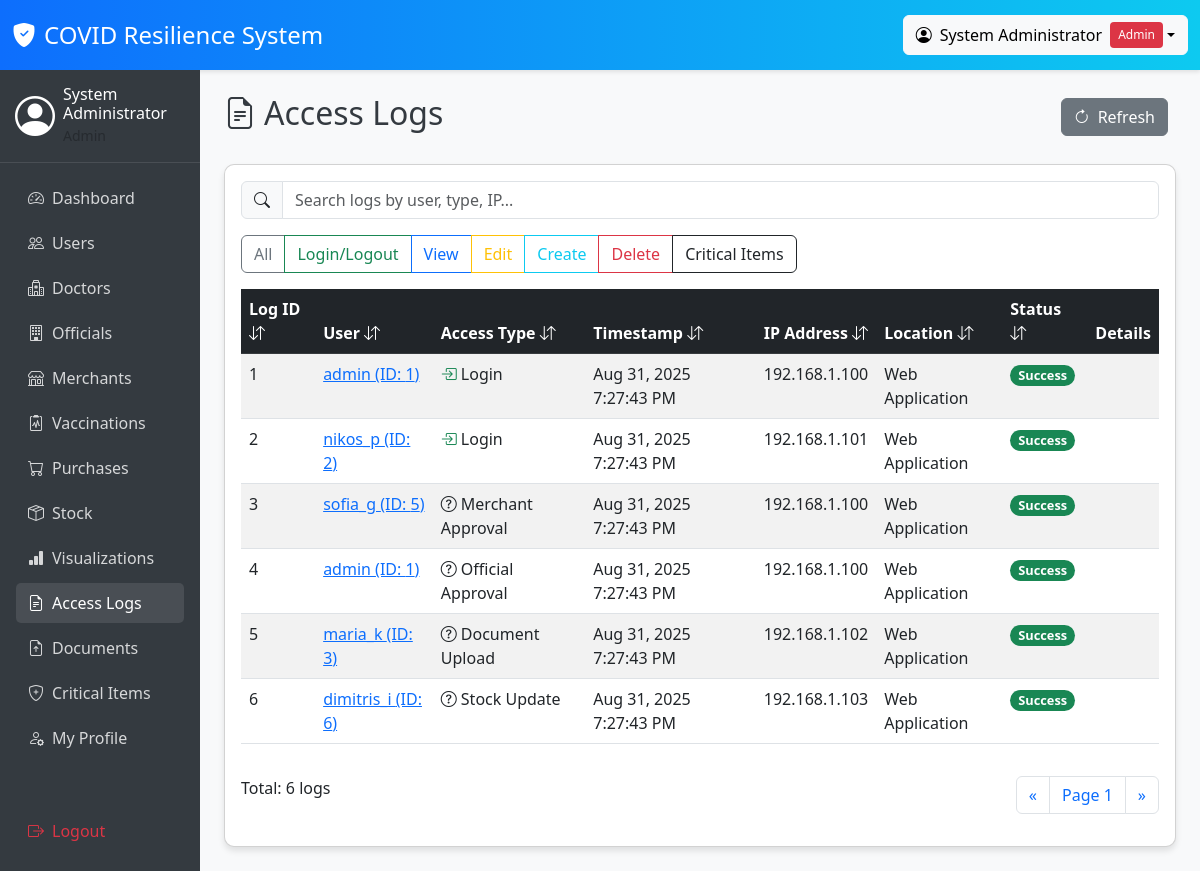
The page /access_logs.php (signed in) on the database its author committed.
### tables this page shows
CREATE TABLE access_logs (
    log_id INT AUTO_INCREMENT PRIMARY KEY,
    user_id INT,
    access_type VARCHAR(100) NOT NULL,
    ip_address VARCHAR(45),
    location VARCHAR(100),
    timestamp TIMESTAMP DEFAULT CURRENT_TIMESTAMP,
    success BOOLEAN DEFAULT TRUE,
    additional_info TEXT,
    FOREIGN KEY (user_id) REFERENCES users(user_id) ON DELETE SET NULL ON UPDATE CASCADE,
    INDEX idx_user_id (user_id),
    INDEX idx_timestamp (timestamp),
    INDEX idx_access_type (access_type),
    INDEX idx_success (success)
);

CREATE TABLE users (
    user_id INT AUTO_INCREMENT PRIMARY KEY,
    prs_id VARCHAR(20) UNIQUE NOT NULL,
    full_name VARCHAR(100) NOT NULL,
    national_id VARCHAR(20) UNIQUE NOT NULL,
    dob DATE NOT NULL,
    role ENUM('Admin', 'Official', 'Merchant', 'Citizen', 'Doctor') NOT NULL,
    username VARCHAR(50) UNIQUE NOT NULL,
    password VARCHAR(255) NOT NULL,
    email VARCHAR(100),
    city VARCHAR(50),
    created_at TIMESTAMP DEFAULT CURRENT_TIMESTAMP,
    updated_at TIMESTAMP DEFAULT CURRENT_TIMESTAMP ON UPDATE CURRENT_TIMESTAMP,
    INDEX idx_username (username),
    INDEX idx_prs_id (prs_id),
    INDEX idx_role (role),
    INDEX idx_national_id (national_id)
);

### access_logs.php (the view, shortened to what this page needs)
<?php
require_once 'config.php';
$userIdFilter = isset($_GET['user_id']) ? (int)$_GET['user_id'] : 0;
try {
    $pdo = getDBConnection();
    if ($userIdFilter > 0) {
        $query = "SELECT l.*, u.username
                 FROM access_logs l
                 LEFT JOIN users u ON l.user_id = u.user_id
                 WHERE l.user_id = :user_id
                 ORDER BY l.timestamp DESC";
        $stmt = $pdo->prepare($query);
        $stmt->bindParam(':user_id', $userIdFilter, PDO::PARAM_INT);
    } else {
        $query = "SELECT l.*, u.username
                 FROM access_logs l
                 LEFT JOIN users u ON l.user_id = u.user_id
                 ORDER BY l.timestamp DESC
                 LIMIT 1000";
        $stmt = $pdo->prepare($query);
    }
    $stmt->execute();
    $logs = $stmt->fetchAll(PDO::FETCH_ASSOC);
} catch (PDOException $e) {
    $error_message = "Error fetching logs: " . $e->getMessage();
    $logs = [];
}
?>
<!DOCTYPE html>
<html lang="en">
<head>
    <link rel="stylesheet" href="https://cdn.jsdelivr.net/npm/bootstrap@5.3.0/dist/css/bootstrap.min.css">
    <link rel="stylesheet" href="https://cdn.jsdelivr.net/npm/bootstrap-icons@1.10.0/font/bootstrap-icons.css">
</head>
<body>
    <div class="top-bar">
        <div class="container-fluid">
            <div class="row align-items-center">
                <div class="col">
                    <h4 class="mb-0 d-flex align-items-center">
                        <i class="bi bi-shield-fill-check me-2"></i>
                        COVID Resilience System
                    </h4>
                </div>
                <div class="col-auto">
                    <div class="dropdown">
                        <button class="btn btn-light dropdown-toggle d-flex align-items-center" type="button" id="userDropdown" data-bs-toggle="dropdown" aria-expanded="false">
                            <i class="bi bi-person-circle me-2"></i>
                            <?php echo htmlspecialchars($_SESSION['full_name'] ?? $_SESSION['username']); ?>
                            <span class="role-badge role-<?php echo strtolower($_SESSION['role']); ?>"><?php echo $_SESSION['role']; ?></span>
                        </button>
                    </div>
                </div>
            </div>
        </div>
    </div>
    <div class="container-fluid">
        <div class="row">
            <div class="col-md-2 sidebar p-0">
                <div class="user-profile">
                    <div class="d-flex align-items-center">
                        <i class="bi bi-person-circle fs-1 me-2"></i>
                        <div>
                            <h6 class="mb-0"><?php echo htmlspecialchars($_SESSION['full_name'] ?? $_SESSION['username']); ?></h6>
                            <small class="text-muted"><?php echo htmlspecialchars($_SESSION['role']); ?></small>
                        </div>
                    </div>
                </div>
                <ul class="nav flex-column px-3">
                    <li class="nav-item">
                        <a class="nav-link" href="dashboard.php">
                            <i class="bi bi-speedometer2 me-2"></i>Dashboard
                        </a>
                    </li>
                    <li class="nav-item">
                        <a class="nav-link" href="users.php">
                            <i class="bi bi-people me-2"></i>Users
                        </a>
                    </li>
                    <li class="nav-item">
                        <a class="nav-link" href="doctors.php">
                            <i class="bi bi-hospital me-2"></i>Doctors
                        </a>
                    </li>
                    <li class="nav-item">
                        <a class="nav-link" href="government_officials.php">
                            <i class="bi bi-building me-2"></i>Officials
                        </a>
                    </li>
                    <li class="nav-item">
                        <a class="nav-link" href="merchants.php">
                            <i class="bi bi-shop me-2"></i>Merchants
                        </a>
                    </li>
                    <li class="nav-item">
                        <a class="nav-link" href="vaccination_records.php">
                            <i class="bi bi-clipboard2-pulse me-2"></i>Vaccinations
                        </a>
                    </li>
                    <li class="nav-item">
                        <a class="nav-link" href="purchases.php">
                            <i class="bi bi-cart me-2"></i>Purchases
                        </a>
                    </li>
                    <li class="nav-item">
                        <a class="nav-link" href="stock.php">
                            <i class="bi bi-box-seam me-2"></i>Stock
                        </a>
                    </li>
                    <li class="nav-item">
                        <a class="nav-link" href="visualization_dashboard.php">
                            <i class="bi bi-bar-chart-fill me-2"></i>Visualizations
                        </a>
                    </li>
                    <li class="nav-item">
                        <a class="nav-link active" href="access_logs.php">
                            <i class="bi bi-file-earmark-text me-2"></i>Access Logs
                        </a>
                    </li>
                    <li class="nav-item">
                        <a class="nav-link" href="document_upload.php">
                            <i class="bi bi-file-earmark-arrow-up me-2"></i>Documents
                        </a>
                    </li>
                    <li class="nav-item">
                        <a class="nav-link" href="critical_items.php">
                            <i class="bi bi-shield-plus me-2"></i>Critical Items
                        </a>
                    </li>
                    <li class="nav-item">
                        <a class="nav-link" href="profile.php">
                            <i class="bi bi-person-gear me-2"></i>My Profile
                        </a>
                    </li>
                    <li class="nav-item mt-5">
                        <a class="nav-link text-danger" href="logout.php">
                            <i class="bi bi-box-arrow-right me-2"></i>Logout
                        </a>
                    </li>
                </ul>
            </div>
            <div class="col-md-10 p-4">
                <div class="d-flex justify-content-between align-items-center mb-4">
                    <div>
                        <h2>
                            <i class="bi bi-file-earmark-text me-2"></i>Access Logs
                        </h2>
                    </div>
                    <div>
                        <button type="button" class="btn btn-secondary me-2" onclick="window.location.reload();">
                            <i class="bi bi-arrow-clockwise me-2"></i>Refresh
                        </button>
                    </div>
                </div>
                <div class="card">
                    <div class="card-body">
                        <div class="input-group mb-3">
                            <span class="input-group-text"><i class="bi bi-search"></i></span>
                            <input type="text" id="searchInput" class="form-control" placeholder="Search logs by user, type, IP..." oninput="filterTable()">
                        </div>
                        <div class="mb-3">
                            <div class="btn-group" role="group">
                                <button type="button" class="btn btn-outline-secondary" onclick="filterAccessType('all')">All</button>
                                <button type="button" class="btn btn-outline-success" onclick="filterAccessType('login')">Login/Logout</button>
                                <button type="button" class="btn btn-outline-primary" onclick="filterAccessType('view')">View</button>
                                <button type="button" class="btn btn-outline-warning" onclick="filterAccessType('edit')">Edit</button>
                                <button type="button" class="btn btn-outline-info" onclick="filterAccessType('create')">Create</button>
                                <button type="button" class="btn btn-outline-danger" onclick="filterAccessType('delete')">Delete</button>
                                <button type="button" class="btn btn-outline-dark" onclick="filterAccessType('critical')">Critical Items</button>
                            </div>
                        </div>
                        <div class="table-responsive">
                            <table id="logsTable" class="table table-striped table-hover">
                                <thead class="table-dark">
                                    <tr>
                                        <th onclick="sortTable(0)">Log ID <i class="bi bi-arrow-down-up"></i></th>
                                        <th onclick="sortTable(1)">User <i class="bi bi-arrow-down-up"></i></th>
                                        <th onclick="sortTable(2)">Access Type <i class="bi bi-arrow-down-up"></i></th>
                                        <th onclick="sortTable(3)">Timestamp <i class="bi bi-arrow-down-up"></i></th>
                                        <th onclick="sortTable(4)">IP Address <i class="bi bi-arrow-down-up"></i></th>
                                        <th onclick="sortTable(5)">Location <i class="bi bi-arrow-down-up"></i></th>
                                        <th onclick="sortTable(6)">Status <i class="bi bi-arrow-down-up"></i></th>
                                        <th>Details</th>
                                    </tr>
                                </thead>
                                <tbody>
                                    <?php if (empty($logs)): ?>
                                    <tr><td colspan="8" class="text-center">No logs found</td></tr>
                                    <?php else: ?>
                                    <?php foreach ($logs as $log): ?>
                                    <tr data-access-type="<?php echo strtolower($log['access_type'] ?? ''); ?>">
                                        <td><?php echo htmlspecialchars($log['log_id'] ?? 'N/A'); ?></td>
                                        <td>
                                            <?php if (!empty($log['user_id'])): ?>
                                                <a href="access_logs.php?user_id=<?php echo $log['user_id']; ?>" title="Filter by this user">
                                                    <?php echo htmlspecialchars($log['username'] ?? 'Unknown'); ?> (ID: <?php echo $log['user_id']; ?>)
                                                </a>
                                            <?php else: ?>
                                                Anonymous
                                            <?php endif; ?>
                                        </td>
                                        <td>
                                            <?php
                                            $accessTypeIcon = '';
                                            $isCriticalItem = false;
                                            switch ($log['access_type'] ?? '') {
                                                case 'Login':
                                                    $accessTypeIcon = '<i class="bi bi-box-arrow-in-right me-1 text-success"></i>';
                                                    break;
                                                default:
                                                    $accessTypeIcon = '<i class="bi bi-question-circle me-1"></i>';
                                            }
                                            $criticalBadge = $isCriticalItem ?
                                                ' <span class="badge bg-dark text-light">Critical</span>' : '';
                                            echo $accessTypeIcon . htmlspecialchars($log['access_type'] ?? 'Unknown') . $criticalBadge;
                                            ?>
                                        </td>
                                        <td><?php echo isset($log['timestamp']) ? date('M j, Y g:i:s A', strtotime($log['timestamp'])) : 'N/A'; ?></td>
                                        <td><?php echo htmlspecialchars($log['ip_address'] ?? 'N/A'); ?></td>
                                        <td><?php echo htmlspecialchars($log['location'] ?? 'Unknown'); ?></td>
                                        <td>
                                            <?php
                                            $success = isset($log['success']) ? (int)$log['success'] : -1;
                                            if ($success === 1) {
                                                echo '<span class="badge bg-success status-badge">Success</span>';
                                            } elseif ($success === 0) {
                                                echo '<span class="badge bg-danger status-badge">Failed</span>';
                                            } else {
                                                echo '<span class="badge bg-secondary status-badge">Unknown</span>';
                                            }
                                            ?>
                                        </td>
                                        <td>
                                        </td>
                                    </tr>
                                    <?php endforeach; ?>
                                    <?php endif; ?>
                                </tbody>
                            </table>
                        </div>
                        <div class="d-flex justify-content-between mt-3">
                            <div>
                                Total: <span id="totalLogs"><?php echo count($logs); ?></span> log<?php echo count($logs) != 1 ? 's' : ''; ?>
                            </div>
                            <div>
                                <nav aria-label="Page navigation">
                                    <ul class="pagination">
                                        <li class="page-item">
                                            <a class="page-link" href="#" onclick="prevPage(); return false;" aria-label="Previous">
                                                <span aria-hidden="true">&laquo;</span>
                                            </a>
                                        </li>
                                        <li class="page-item">
                                            <span class="page-link" id="pageNumber">Page 1</span>
                                        </li>
                                        <li class="page-item">
                                            <a class="page-link" href="#" onclick="nextPage(); return false;" aria-label="Next">
                                                <span aria-hidden="true">&raquo;</span>
                                            </a>
                                        </li>
                                    </ul>
                                </nav>
                            </div>
                        </div>
                    </div>
                </div>
            </div>
        </div>
    </div>
</body>
</html>

### rows shown on the page
access_logs: log_id "1", user.username "admin", user "1", access_type "Login", timestamp "Aug 31, 2025 7:27:43 PM", ip_address "192.168.1.100", location "Web Application", success "Success"
access_logs: log_id "2", user.username "nikos_p", user "2", access_type "Login", timestamp "Aug 31, 2025 7:27:43 PM", ip_address "192.168.1.101", location "Web Application", success "Success"
access_logs: log_id "3", user.username "sofia_g", user "5", access_type "Merchant Approval", timestamp "Aug 31, 2025 7:27:43 PM", ip_address "192.168.1.100", location "Web Application", success "Success"
access_logs: log_id "4", user.username "admin", user "1", access_type "Official Approval", timestamp "Aug 31, 2025 7:27:43 PM", ip_address "192.168.1.100", location "Web Application", success "Success"
access_logs: log_id "5", user.username "maria_k", user "3", access_type "Document Upload", timestamp "Aug 31, 2025 7:27:43 PM", ip_address "192.168.1.102", location "Web Application", success "Success"
access_logs: log_id "6", user.username "dimitris_i", user "6", access_type "Stock Update", timestamp "Aug 31, 2025 7:27:43 PM", ip_address "192.168.1.103", location "Web Application", success "Success"

### other values the page prints
$_SESSION['full_name'] "System Administrator"
$_SESSION['role'] "Admin"
count($logs) "6"
